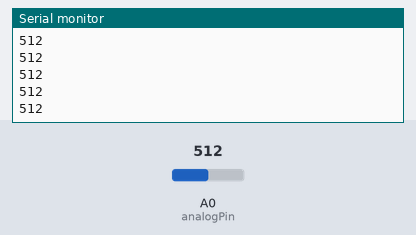
A sketch run on a simulated Arduino Uno, built with avr-gcc and run on an emulated ATmega328P. Parts: the last lines printed to the serial monitor. The inputs (shaded band) are chosen by the test bench; at power-on: A0 (analogPin) = 512. No radio packets arrive unless stated.

Above: at 1.2 s.
1.3 s: A0 (analogPin) set to 716
At 1.8 s:
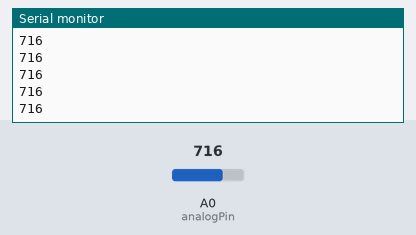
2.8 s: A0 (analogPin) set to 900
At 3.7 s:
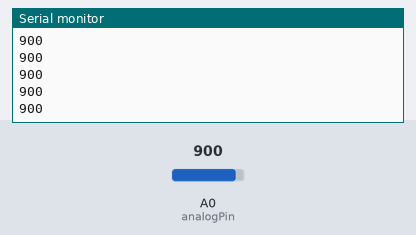
Timing chart, 0 to 5.8 s (numbered marks = the images above; inputs shaded):
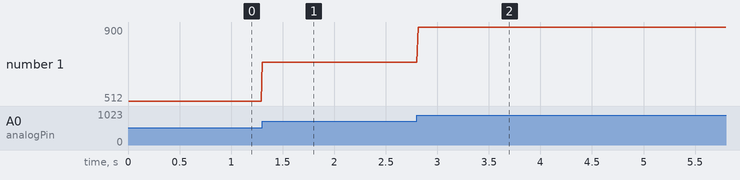

The sketch:

ECG_2_Transmitter.ino
```cpp
#include <SPI.h>
#include <SoftwareSerial.h>
#include "nRF24L01.h"
#include "RF24.h"

//Define pin for input ECG signal 1
int analogPin = A0;
unsigned long time_stamp;

//Define a variable to hold ECG signal 1
int ECG_2 = 0;

//RF module parameters definitions
RF24 radio(7, 8);

//Assign addresses to communication links between receiver and transmitters
const uint64_t pipes[3] = { 0xF0F0F0F0E1LL, 0xF0F0F0F0E2LL, 0xF0F0F0F0E3LL };

void setup(void) {
Serial.begin(57600);

//Begin transmitting process
radio.begin();

//Define Communication Channel
radio.setChannel(108);

//Set Data Transfer Rate
radio.setDataRate(RF24_250KBPS);

//Write data to data pipe using the assigned address
radio.openWritingPipe(pipes[2]);

//Stop listening to write data
radio.stopListening();
}

void loop(void)
{
//Read in ECG signal from the pin defined earlier
ECG_2 = analogRead(analogPin);
time_stamp = millis();

//Start transmitting ECG data using RF
radio.write(&ECG_2, sizeof(ECG_2));
Serial.println(ECG_2);
delay(10);
}
```

Measured:
- after the input at 1.3 s, the serial monitor: prints a new line at once (image 1)
- after the input at 2.8 s, the serial monitor: prints a new line at once (image 2)
- plotted number 1: 512 → 716 after the input at 1.3 s, 716 → 900 after the input at 2.8 s
